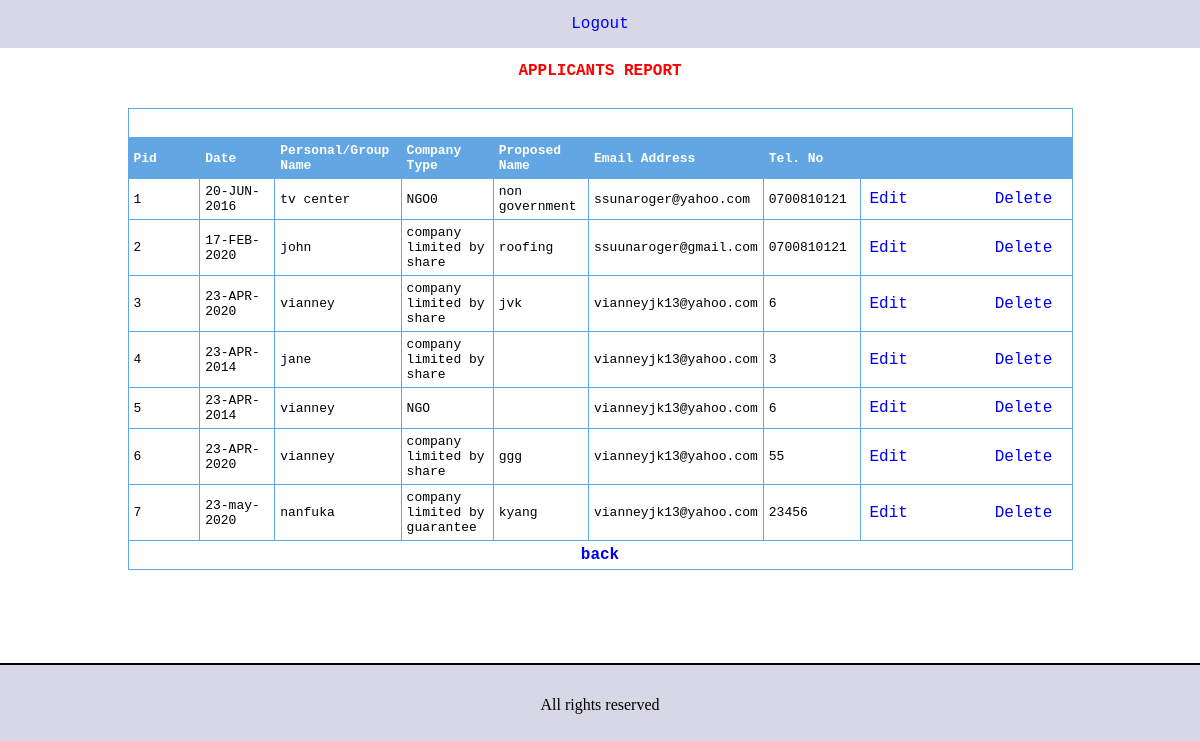
The page /reg2.php (signed in) on the database its author committed.
### tables this page shows
CREATE TABLE IF NOT EXISTS `application` (
  `pid` int(44) NOT NULL AUTO_INCREMENT,
  `name` varchar(44) NOT NULL,
  `tel` varchar(44) NOT NULL,
  `email` varchar(44) NOT NULL,
  `iwe` varchar(44) NOT NULL,
  `co` varchar(44) NOT NULL,
  `choice` varchar(44) NOT NULL,
  `name2` varchar(44) NOT NULL,
  `natel` varchar(44) NOT NULL,
  `dat` varchar(44) NOT NULL,
  PRIMARY KEY (`pid`)
);

### reg2.php (the view, shortened to what this page needs)
<html><head>
	<link href="config/style.css" rel="stylesheet" type="text/css">
</head><body leftmargin="0" topmargin="0" bgcolor="#d7d7e5" marginheight="0" marginwidth="0">
		<table width="100%" border="0" cellpadding="0" cellspacing="0">
			<tbody>
			<tr>
                            <td height="48">
                            <p style="margin-top: 0pt; margin-bottom: 0pt;" align="center"><a href="index.php">Logout              </a></p></td>
              </tr>
            <tr>
                            <td bordercolor="#666666" style="border-bottom-style: solid; border-bottom-width: 1px;" bgcolor="#ffffff" height="88">
                            <table width="945" border="0" align="center" cellpadding="0" cellspacing="0">
                              <tr>
                                <td height="45"><div align="center"><span class="style3">APPLICANTS REPORT</span></div></td>
                              </tr>
                              <tr>
                                <td><br>
                                  <table width="945" border="0" align="center" cellpadding="5" cellspacing="1" bgcolor="#62A6E3">
                                    <tr>
                                      <td colspan="12" bgcolor="#FFFFFF"><div align="center">
                                        <p class="style3">&nbsp;</p>
                                          <?php
$sql="SELECT * FROM application";
$result=mysql_query($sql);
?>
                                      </div></td>
                                    </tr>
                                    <tr>
                                      <td width="88" bgcolor="#62A6E3"><span class="style1">Pid</span></td>
                                      <td width="88" bgcolor="#62A6E3"><span class="style1">Date</span></td>
                                      <td width="120" bgcolor="#62A6E3"><span class="style1">Personal/Group Name</span></td>
                                      <td width="89" bgcolor="#62A6E3"><span class="style1">Company Type</span></td>
                                      <td width="89" bgcolor="#62A6E3"><span class="style1">Proposed Name</span></td>
                                      <td width="89" bgcolor="#62A6E3"><span class="style1">Email Address</span></td>
                                      <td width="93" bgcolor="#62A6E3"><span class="style1">Tel. No</span></td>
                                      <td width="200" bgcolor="#62A6E3">&nbsp;</td>
                                    </tr>
                                    <?php
								while($rows=mysql_fetch_array($result)){
									?>
                                    <tr>
                                      <td bgcolor="#FFFFFF"><?php echo $rows['pid']; ?></td>
                                      <td bgcolor="#FFFFFF"><?php echo $rows['dat']; ?></td>
                                      <td bgcolor="#FFFFFF"><?php echo $rows['name']; ?></td>
                                      <td bgcolor="#FFFFFF"><?php echo $rows['co']; ?></td>
                                      <td bgcolor="#FFFFFF"><?php echo $rows['choice']; ?>
                                        </td>
                                      <td bgcolor="#FFFFFF"><?php echo $rows['email']; ?></td>
                                      <td bgcolor="#FFFFFF"><?php echo $rows['tel']; ?></td>
                                      <td bgcolor="#FFFFFF"><table width="200" border="0">
                                        <tr>
                                          <td bgcolor="#FFFFFF"><a href="editreg2.php?pid=<?php echo $rows['pid']; ?>">Edit</a></td>
                                          <td width="80"><div align="center"><a href="del.php?pid=<?php echo $rows['pid']; ?>">Delete</a></div></td>
                                        </tr>
                                      </table></td>
                                    </tr>
                                    <?php
												}
											?>
                                    <tr>
                                      <td colspan="12" bgcolor="#FFFFFF"><div align="center"><a href="admin.php"><strong> back</strong></a></div></td>
                                    </tr>
                                  </table></td>
                              </tr>
                              <tr>
                                <td height="78">&nbsp;</td>
                              </tr>
                            </table>
              <p style="margin-top: 0pt; margin-bottom: 0pt;" align="center">&nbsp;</p></td>
              </tr>
			<tr>
			  <td style="border-top-style: solid; border-top-width: 1px;">&nbsp;</td>
			</tr>
	</tbody></table>
    <p align="center"> All rights reserved</p>
	</body></html>

### config/style.css (style rules this page uses)
td { font-family: monospace; font-size: 13px; }

### reg2.php (style rules this page uses)
a:link { text-decoration: none; }
.style1 { color: #FFFFFF; font-weight: bold; }
.style3 { font-size: 16px; color: #FF0000; font-weight: bold; }

### rows shown on the page
application: pid "1", dat "20-JUN-2016", name "tv center", co "NGO0", choice "non government", email "ssunaroger@yahoo.com", tel "0700810121"
application: pid "2", dat "17-FEB-2020", name "john", co "company limited by share", choice "roofing", email "ssuunaroger@gmail.com", tel "0700810121"
application: pid "3", dat "23-APR-2020", name "vianney", co "company limited by share", choice "jvk", email "vianneyjk13@yahoo.com", tel "6"
application: pid "4", dat "23-APR-2014", name "jane", co "company limited by share", email "vianneyjk13@yahoo.com", tel "3"
application: pid "5", dat "23-APR-2014", name "vianney", co "NGO", email "vianneyjk13@yahoo.com", tel "6"
application: pid "6", dat "23-APR-2020", name "vianney", co "company limited by share", choice "ggg", email "vianneyjk13@yahoo.com", tel "55"
application: pid "7", dat "23-may-2020", name "nanfuka", co "company limited by guarantee", choice "kyang", email "vianneyjk13@yahoo.com", tel "23456"
